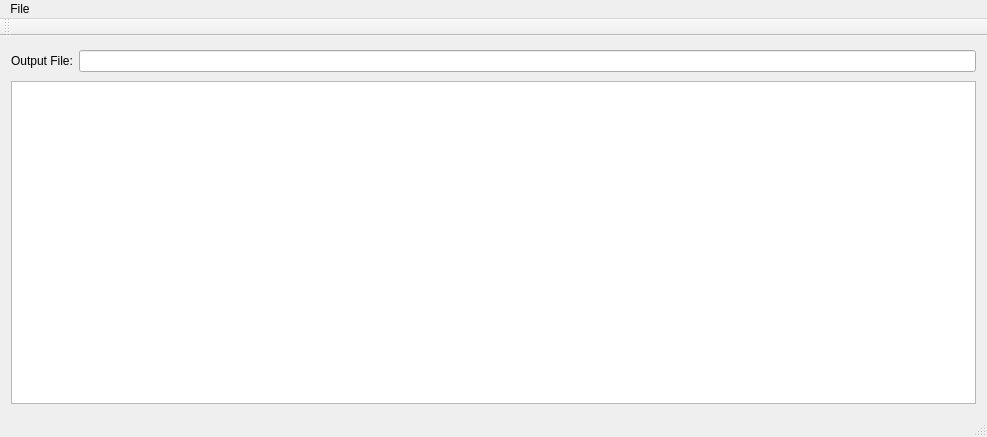
<?xml version="1.0" encoding="UTF-8"?>
<ui version="4.0">
 <class>MainWindow</class>
 <widget class="QMainWindow" name="MainWindow">
  <property name="geometry">
   <rect>
    <x>0</x>
    <y>0</y>
    <width>987</width>
    <height>437</height>
   </rect>
  </property>
  <property name="windowTitle">
   <string>MainWindow</string>
  </property>
  <widget class="QWidget" name="centralWidget">
   <layout class="QVBoxLayout" name="verticalLayout">
    <item>
     <layout class="QHBoxLayout" name="horizontalLayout">
      <property name="topMargin">
       <number>3</number>
      </property>
      <property name="bottomMargin">
       <number>3</number>
      </property>
      <item>
       <widget class="QLabel" name="label">
        <property name="text">
         <string>Output File:</string>
        </property>
       </widget>
      </item>
      <item>
       <widget class="QLineEdit" name="lineEditOutputFile"/>
      </item>
     </layout>
    </item>
    <item>
     <widget class="QPlainTextEdit" name="plainTextEdit"/>
    </item>
   </layout>
  </widget>
  <widget class="QMenuBar" name="menuBar">
   <property name="geometry">
    <rect>
     <x>0</x>
     <y>0</y>
     <width>987</width>
     <height>19</height>
    </rect>
   </property>
   <widget class="QMenu" name="menuFile">
    <property name="title">
     <string>File</string>
    </property>
    <addaction name="actionSelect_File_To_Clip"/>
    <addaction name="actionExit"/>
   </widget>
   <addaction name="menuFile"/>
  </widget>
  <widget class="QToolBar" name="mainToolBar">
   <attribute name="toolBarArea">
    <enum>TopToolBarArea</enum>
   </attribute>
   <attribute name="toolBarBreak">
    <bool>false</bool>
   </attribute>
  </widget>
  <widget class="QStatusBar" name="statusBar"/>
  <action name="actionSelect_File_To_Clip">
   <property name="text">
    <string>Select File To Clip ...</string>
   </property>
  </action>
  <action name="actionExit">
   <property name="text">
    <string>Exit</string>
   </property>
  </action>
 </widget>
 <layoutdefault spacing="6" margin="11"/>
 <resources/>
 <connections/>
</ui>
